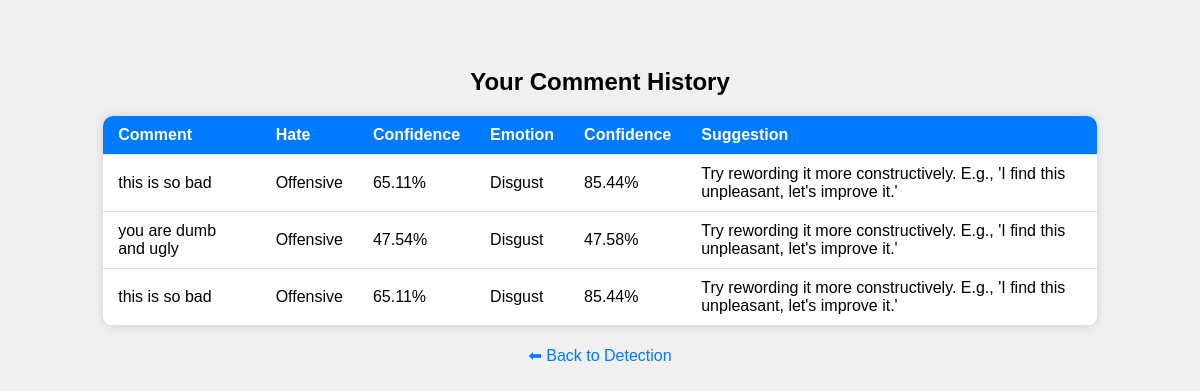
The app's page /history (signed in) with its own data.
### tables this page shows
CREATE TABLE comments (
        id INTEGER PRIMARY KEY AUTOINCREMENT,
        user_id INTEGER,
        text TEXT,
        hate_label TEXT,
        hate_conf REAL,
        emotion_label TEXT,
        emotion_conf REAL,
        suggestion TEXT,
        FOREIGN KEY(user_id) REFERENCES users(id)
    );

### app.py (the view)
@app.route("/history")
def history():
    if "user_id" not in session:
        return redirect(url_for("login"))
    conn = sqlite3.connect("data.db")
    c = conn.cursor()
    c.execute("SELECT text, hate_label, hate_conf, emotion_label, emotion_conf, suggestion FROM comments WHERE user_id=? ORDER BY id DESC", (session["user_id"],))
    records = c.fetchall()
    conn.close()
    return render_template("history.html", records=records)

### templates/history.html (shortened to what this page needs)
<!DOCTYPE html>
<html>
<head>
</head>
<body>
    <h2>Your Comment History</h2>
    <table>
        <tr>
            <th>Comment</th>
            <th>Hate</th>
            <th>Confidence</th>
            <th>Emotion</th>
            <th>Confidence</th>
            <th>Suggestion</th>
        </tr>
        {% for row in records %}
        <tr>
            <td>{{ row[0] }}</td>
            <td>{{ row[1] }}</td>
            <td>{{ row[2] }}%</td>
            <td>{{ row[3] }}</td>
            <td>{{ row[4] }}%</td>
            <td>{{ row[5] or '—' }}</td>
        </tr>
        {% endfor %}
    </table>
    <a href="{{ url_for('index') }}">⬅ Back to Detection</a>
</body>
</html>

### templates/history.html (style rules this page uses)
body { font-family: Arial; background: #f0f0f0; padding: 40px; text-align: center; }
table { border-collapse: collapse; margin: 0 auto; width: 90%; background: white; border-radius: 10px; overflow: hidden; box-shadow: 0px 0px 10px #ccc; }
th, td { padding: 10px 15px; border-bottom: 1px solid #ddd; text-align: left; }
th { background-color: #007BFF; color: white; }
a { display: inline-block; margin-top: 20px; text-decoration: none; color: #007BFF; }

### records on screen
comments: text "this is so bad", hate_label "Offensive", hate_conf "65.11", emotion_label "Disgust", emotion_conf "85.44", suggestion "Try rewording it more constructively. E.g., 'I find this unpleasant, let's improve it.'"
comments: text "you are dumb and ugly", hate_label "Offensive", hate_conf "47.54", emotion_label "Disgust", emotion_conf "47.58", suggestion "Try rewording it more constructively. E.g., 'I find this unpleasant, let's improve it.'"
comments: text "this is so bad", hate_label "Offensive", hate_conf "65.11", emotion_label "Disgust", emotion_conf "85.44", suggestion "Try rewording it more constructively. E.g., 'I find this unpleasant, let's improve it.'"
